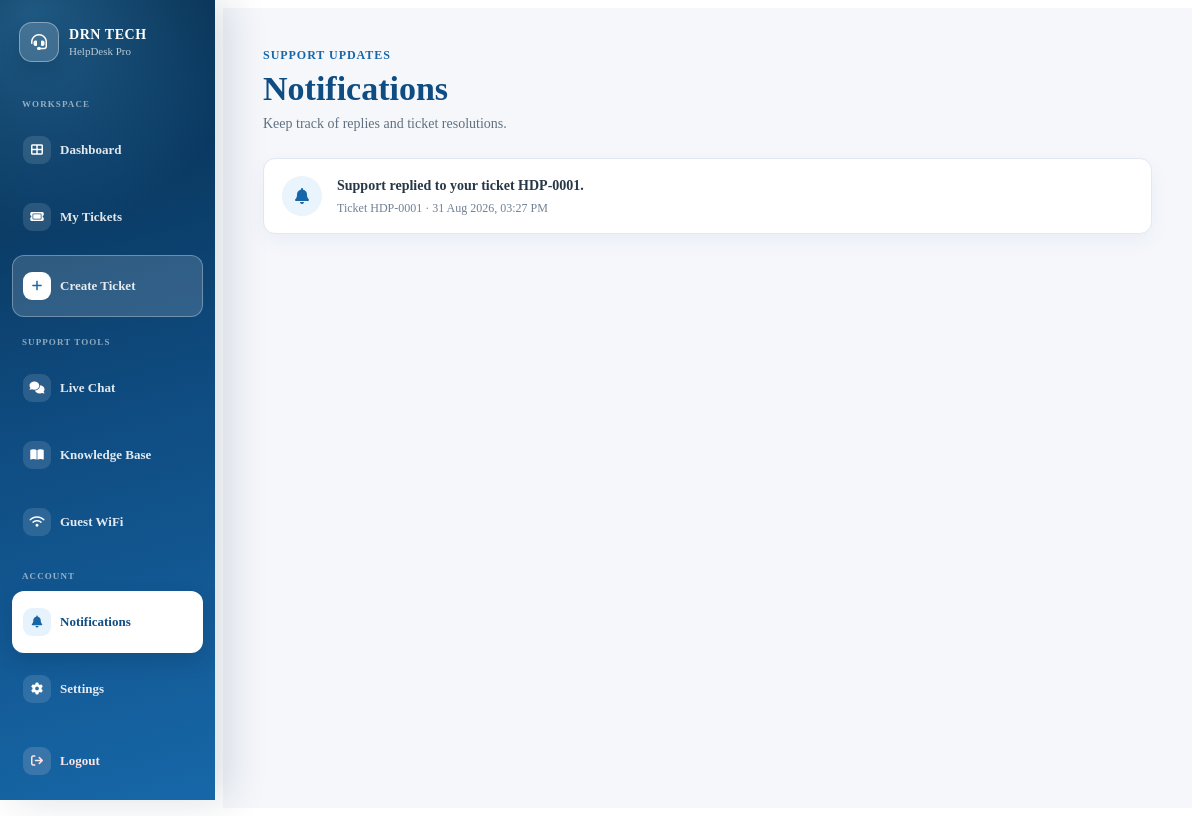
The page /notifications (signed in) on the database its author committed.
### app.py (models this page shows, shortened)
class Notification(db.Model):
    id = db.Column(
        db.Integer,
        primary_key=True,
    )
    recipient_id = db.Column(
        db.Integer,
        db.ForeignKey("user.id"),
        nullable=False,
        index=True,
    )
    ticket_id = db.Column(
        db.Integer,
        db.ForeignKey("ticket.id"),
        nullable=False,
        index=True,
    )
    message = db.Column(
        db.String(255),
        nullable=False,
    )
    is_read = db.Column(
        db.Boolean,
        default=False,
        nullable=False,
    )
    created_at = db.Column(
        db.DateTime,
        default=datetime.utcnow,
        nullable=False,
    )
    recipient = db.relationship(
        "User",
        backref=db.backref(
            "notifications",
            lazy=True,
            cascade="all, delete-orphan",
        ),
    )
    ticket = db.relationship(
        "Ticket",
        backref=db.backref(
            "notifications",
            lazy=True,
            cascade="all, delete-orphan",
        ),
    )

class Ticket(db.Model):
    id = db.Column(
        db.Integer,
        primary_key=True,
    )
    ticket_number = db.Column(
        db.Integer,
        nullable=False,
    )
    subject = db.Column(
        db.String(200),
        nullable=False,
    )
    description = db.Column(
        db.Text,
        nullable=False,
    )
    priority = db.Column(
        db.String(20),
        nullable=False,
        default="Medium",
    )
    category = db.Column(
        db.String(50),
        nullable=False,
        default="Other",
    )
    status = db.Column(
        db.String(20),
        nullable=False,
        default="Open",
    )
    created_at = db.Column(
        db.DateTime,
        default=datetime.utcnow,
    )
    user_id = db.Column(
        db.Integer,
        db.ForeignKey("user.id"),
        nullable=False,
    )
    user = db.relationship(
        "User",
        backref=db.backref(
            "tickets",
            lazy=True,
        ),
    )

### app.py (the view)
@app.route("/notifications")
@login_required
def notifications():
    user_notifications = Notification.query.filter_by(
        recipient_id=current_user.id,
    ).order_by(
        Notification.is_read.asc(),
        Notification.created_at.desc(),
    ).all()
    return render_template(
        "notifications.html",
        notifications=user_notifications,
    )

### app.py (called while the page is built)
@login_manager.user_loader
def load_user(user_id):
    user = db.session.get(User, int(user_id))
    if not user:
        return None
    if not user.is_active:
        return None
    return user

def get_csrf_token():
    csrf_token = session.get("_csrf_token")
    if not csrf_token:
        csrf_token = token_urlsafe(32)
        session["_csrf_token"] = csrf_token
    return csrf_token

@app.before_request
def protect_post_requests():
    if request.method == "POST":
        validate_csrf_token()

@app.context_processor
def inject_notification_count():
    if not current_user.is_authenticated:
        return {
            "csrf_token": get_csrf_token(),
            "unread_notification_count": 0,
        }
    unread_notification_count = Notification.query.filter_by(
        recipient_id=current_user.id,
        is_read=False,
    ).count()
    return {
        "csrf_token": get_csrf_token(),
        "unread_notification_count": unread_notification_count,
    }

### templates/notifications.html (shortened to what this page needs)
{% extends "base.html" %}
{% block content %}
<div class="notifications-page">
    <div class="notifications-header">
        <div>
            <span class="notifications-eyebrow">
                Support updates
            </span>
            <h1>
                Notifications
            </h1>
            <p>
                Keep track of replies and ticket resolutions.
            </p>
        </div>
    </div>
    {% if notifications %}
        <div class="notifications-list">
            {% for notification in notifications %}
                <form
                    method="POST"
                    action="{{ url_for('open_notification', notification_id=notification.id) }}"
                    class="notification-card-form"
                >
                    <button
                        type="submit"
                        class="notification-card {% if not notification.is_read %}is-unread{% endif %}"
                    >
                        <span
                            class="notification-icon"
                            aria-hidden="true"
                        >
                            <i class="fa-solid fa-bell"></i>
                        </span>
                        <span class="notification-copy">
                            <span class="notification-message">
                                {{ notification.message }}
                            </span>
                            <span class="notification-meta">
                                Ticket HDP-{{ "%04d"|format(notification.ticket.ticket_number) }}
                                · {{ notification.created_at.strftime("%d %b %Y, %I:%M %p") }}
                            </span>
                        </span>
                    </button>
                </form>
            {% endfor %}
        </div>
    {% endif %}
</div>
{% endblock %}

### static/css/dashboard.css (style rules this page uses)
.notifications-page { width: min(100%, 900px); margin: 0 auto; }
.notifications-header { display: flex; align-items: flex-end; justify-content: space-between; gap: 20px; margin-bottom: 26px; }
.notifications-eyebrow { display: block; margin-bottom: 7px; color: #1767A8; font-size: 12px; font-weight: 700; letter-spacing: 0.08em; text-transform: uppercase; }
.notifications-header h1 { margin: 0; color: #0F4C81; font-size: clamp(26px, 4vw, 34px); }
.notifications-header p { margin: 8px 0 0; color: #607080; font-size: 14px; }
.notifications-list { display: flex; flex-direction: column; gap: 12px; }
.notification-card-form { margin: 0; }
.notification-card { display: flex; align-items: center; width: 100%; gap: 15px; padding: 17px 18px; border: 1px solid #e1e8ef; border-radius: 12px; background: #ffffff; box-shadow: 0 7px 20px rgba(15, 76, 129, 0.05); color: inherit; font: inherit; text-align: left; text-decoration: none; cursor: pointer; transition: border-color 0.2s ease, box-shadow 0.2s ease, transform 0.2s ease; }
.notification-icon, .notifications-empty-icon { display: flex; flex: 0 0 auto; align-items: center; justify-content: center; width: 40px; height: 40px; border-radius: 50%; background: #eaf4fc; color: #1767A8; }
.notification-copy { min-width: 0; flex: 1; }
.notification-message { display: block; color: #273746; font-size: 14px; font-weight: 600; line-height: 1.45; }
.notification-meta { display: block; margin-top: 5px; color: #718096; font-size: 12px; }

### rows shown on the page
Notification: message "Support replied to your ticket HDP-0001.", created_at "31 Aug 2026, 03:27 PM"
Ticket: ticket.ticket_number "0001"
